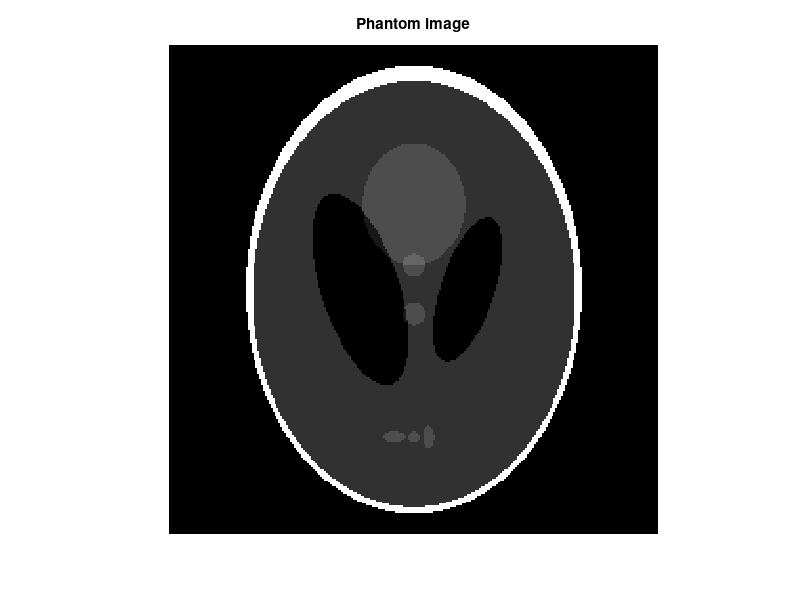

MATLAB code for this plot: (Note: this script raises an error after producing the figure.)
%% UCSB ECE178 (2017 Fall)
% HW8 MATLAB - Radon transform
%% Clean up the variables
clear
clc
close all

%% Radon transform
% Create phantom image
img_size = 256;
P = phantom(img_size);
xp_axis_len = ceil(sqrt(img_size*img_size*2));
xp = (-floor(xp_axis_len/2):1:floor(xp_axis_len/2))';
% Show the original image
figure
imshow(P);
title('Phantom image')

PR_cell = cell(3);
theta_cell = cell(3);

% Define the degrees for the transform
theta_cell{1} = 0:10:170;
theta_cell{2} = 0:5:175;
theta_cell{3} = 0:2:178;

% Radon transform
for i=1:3
    PR_cell{i} = myRadon(P, theta_cell{i});
end

% Visualize the first Radon transform
% Check your result with the one shown in pdf file
figure
imagesc(theta_cell{1},xp,PR_cell{1});
colormap(hot);
colorbar;
xlabel('Parallel Rotation Angle - \theta (degrees)');
ylabel('Parallel Sensor Position - x\prime (pixels)');
title('Sinogram')


%% Filtered back projection (different kinds of filter)
filter_cell = cell(3);
filter_cell{1} = 'Ram-Lak';
filter_cell{2} = 'Shepp-logan';
filter_cell{3} = 'Cosine';

output_filters_cell = cell(3);
for i = 1:3
    output_filters_cell{i} = myInvRadon(PR_cell{2},theta_cell{2},filter_cell{i});
end
display3images(output_filters_cell, 'Output of different filters', filter_cell);


%% Filtered back projection (different number of projections)
filter_ramp_cell = cell(3);
filter_ramp_cell{1} = 'ramp';
filter_ramp_cell{2} = 'ramp';
filter_ramp_cell{3} = 'ramp';

output_thetas_cell = cell(3);
proj_cell = cell(3);
proj_cell{1} = '18';
proj_cell{2} = '36';
proj_cell{3} = '90';

output_proj_cell = cell(3);
for i = 1:3
    output_filters_cell{i} = myInvRadon(PR_cell{i},theta_cell{i}, filter_ramp_cell{i});
end
display3images(output_filters_cell, 'Output of different number of projections (ramp filtered)', proj_cell);
